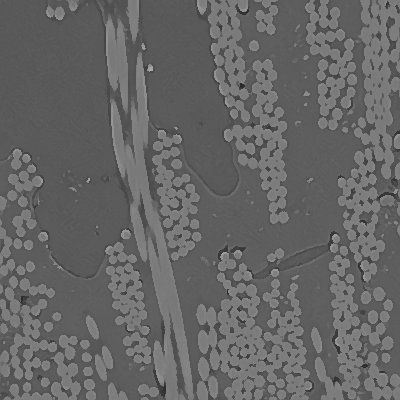
#> input picture lcc/images/gfrp.tiff, 400 x 400 px
$ python tarefaIA.py
#> lines starting #> are read from the running program, lines starting #| are printed output that depends on the picture; long printed decimals are rounded
import numpy as np
import pandas as pd
import matplotlib.pyplot as plt
from cv2 import imread
from skimage.exposure import equalize_adapthist
from skimage.filters import gaussian, sobel
from sklearn.ensemble import RandomForestClassifier
from sklearn.metrics import accuracy_score
from sklearn.model_selection import train_test_split
import time
from sklearn.model_selection import StratifiedKFold


def my_subplots(shape, data):
    rows, cols = shape

    fig, axs = plt.subplots(rows, cols, constrained_layout=True)

    if rows == 1:
        for i, (title, image) in enumerate(data):
            axs[i % cols].set_title(title)
            axs[i % cols].imshow(image)
    else:
        for i, (title, image) in enumerate(data):
            axs[i // cols, i % cols].set_title(title)
            axs[i // cols, i % cols].imshow(image)

    for ax in axs.flat:
        ax.label_outer()

    plt.show()


original = imread('images/gfrp.tiff', 0)
#> original is the input picture: shape (400, 400); min 41, max 166, mean 102

data = [
    ('original', original),
    ('equalized', equalize_adapthist(original)),
    ('gaussian 5', gaussian(original, sigma=5)),
    ('sobel', sobel(original)),
    ('labeled', imread('images/labeled_gfrp.tiff', 0))
]
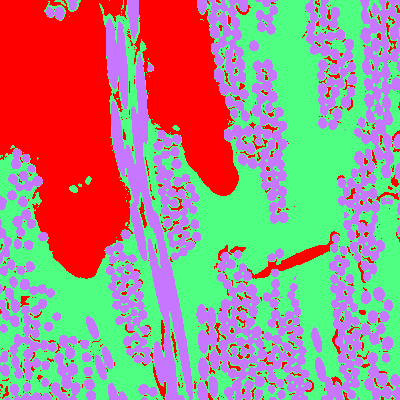
#> input picture lcc/images/labeled_gfrp.tiff, 400 x 400 px

my_subplots((1, 5), data)
#> the loop in my_subplots, `for i, (title, image) in enumerate(data):` made 5 passes
#> title on passes 1 to 5: 'original', 'equalized', 'gaussian 5', 'sobel', 'labeled'
#> in my_subplots, `plt.show()`:
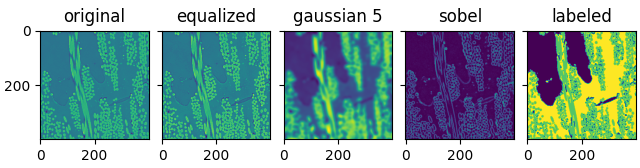
#> figure drawn by matplotlib, 5 panels

df = pd.DataFrame()

for title, image in data:
    df[title] = image.reshape(-1)
#> this loop made 5 passes

X = df.drop(labels='labeled', axis=1)
#> X = table of 160000 rows and 4 columns
Y = df['labeled']

# X_train, X_test, Y_train, Y_test = train_test_split(X, Y, test_size=0.3)
skf = StratifiedKFold(n_splits=10)
skf.get_n_splits(X, Y)
accuracy = []
times = []

for train_index, test_index in skf.split(X,Y):
    X_train, X_test = X.iloc[train_index], X.iloc[test_index]
    Y_train, Y_test = np.ravel(pd.DataFrame(Y).iloc[train_index]), np.ravel(pd.DataFrame(Y).iloc[test_index])

    classifier = RandomForestClassifier(n_estimators=10)

    start = time.time()
    classifier.fit(X_train, Y_train)
    Y_pred = classifier.predict(X_test)
    score = accuracy_score(Y_pred, Y_test)
    accuracy.append(score)
    times.append(time.time() - start)
#> this loop made 10 passes
#> score on passes 1 to 10: 0.942, 0.949, 0.95, 0.945, 0.964, 0.965, 0.971, 0.965, 0.932, 0.9
#> after the loop, accuracy = [0.942, 0.949, 0.95, 0.945, 0.964, 0.965, 0.971, 0.965, 0.932, 0.9]; times = [1.57, 1.57, 1.57, 1.58, 1.54, 1.59, 1.59, 1.57, 1.62, 1.48]

print("RFC: ")
print("    Accuracy = ", np.array(accuracy).mean())
#|     Accuracy =  0.9482
print("    Average Time = ", np.array(times).mean())
#|     Average Time =  1.567

# Y_pred = classifier.predict(X_test)

# score = accuracy_score(Y_test, Y_pred)
# print(f'Accuracy: {score*100:.2f}%')

feature_imp = pd.Series(classifier.feature_importances_).sort_values(ascending=False)
print(feature_imp)
#| 2    0.3078
#| 0    0.3062
#| 1    0.2793
#| 3    0.1067
#| dtype: float64

output = classifier.predict(X)

data = [
    data[0],
    data[-1],
    ('output', output.reshape(original.shape))
]

my_subplots((1, 3), data)
#> call 2 of my_subplots, with shape = (1, 3)
#> the loop in my_subplots (call 2), `for i, (title, image) in enumerate(data):` made 3 passes
#> in my_subplots (call 2), `plt.show()`:
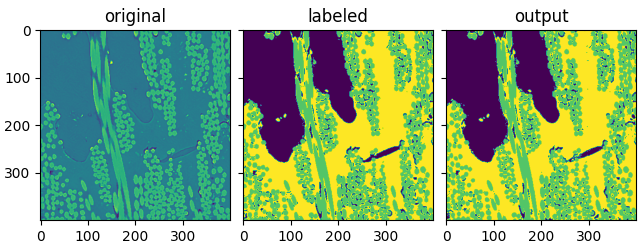
#> figure drawn by matplotlib, 3 panels
